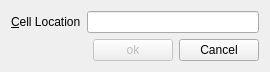
<?xml version="1.0" encoding="UTF-8"?>
<ui version="4.0">
 <class>Dialog</class>
 <widget class="QDialog" name="Dialog">
  <property name="geometry">
   <rect>
    <x>0</x>
    <y>0</y>
    <width>270</width>
    <height>71</height>
   </rect>
  </property>
  <property name="windowTitle">
   <string>To To Cell</string>
  </property>
  <layout class="QVBoxLayout" name="verticalLayout">
   <item>
    <layout class="QHBoxLayout" name="horizontalLayout">
     <item>
      <widget class="QLabel" name="label">
       <property name="text">
        <string>&amp;Cell Location</string>
       </property>
       <property name="buddy">
        <cstring>lineEdit</cstring>
       </property>
      </widget>
     </item>
     <item>
      <widget class="QLineEdit" name="lineEdit"/>
     </item>
    </layout>
   </item>
   <item>
    <layout class="QHBoxLayout" name="horizontalLayout_2">
     <item>
      <spacer name="horizontalSpacer">
       <property name="orientation">
        <enum>Qt::Horizontal</enum>
       </property>
       <property name="sizeHint" stdset="0">
        <size>
         <width>88</width>
         <height>20</height>
        </size>
       </property>
      </spacer>
     </item>
     <item>
      <widget class="QPushButton" name="okButton">
       <property name="enabled">
        <bool>false</bool>
       </property>
       <property name="text">
        <string>ok</string>
       </property>
       <property name="default">
        <bool>true</bool>
       </property>
      </widget>
     </item>
     <item>
      <widget class="QPushButton" name="cancelButton">
       <property name="text">
        <string>Cancel</string>
       </property>
      </widget>
     </item>
    </layout>
   </item>
  </layout>
 </widget>
 <layoutdefault spacing="6" margin="11"/>
 <tabstops>
  <tabstop>lineEdit</tabstop>
  <tabstop>okButton</tabstop>
  <tabstop>cancelButton</tabstop>
 </tabstops>
 <resources/>
 <connections/>
</ui>
